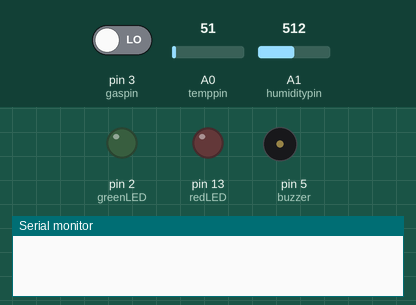
Recording of a sketch running on a simulated Arduino Uno, built with avr-gcc and run on an emulated ATmega328P. Parts: output pins drawn as LEDs (lit = HIGH), buzzer (waves = sounding), the last lines printed to the serial monitor. The inputs (shaded band) are chosen by the test bench; at power-on: pin 3 (gaspin) LOW, A0 (temppin) = 51, A1 (humiditypin) = 512.

Above: at 0.1 s.
At 1.8 s:
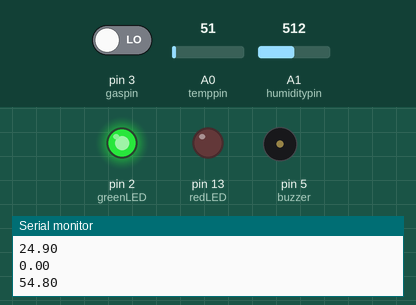
1.9 s: pin 3 (gaspin) driven HIGH
At 2.4 s:
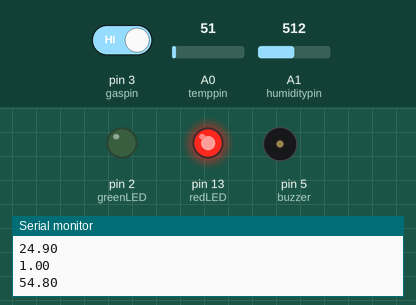
Timing chart, 0 to 11.0 s (numbered marks = the images above; inputs shaded):
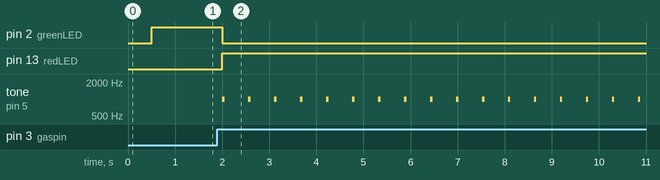

Measured:
- after the input at 1.9 s, pin 2 (greenLED): HIGH → LOW after 0.11 s; pin 13 (redLED): LOW → HIGH after 0.11 s; tone on pin 5 (buzzer): alternates 1000 Hz for 0.05 s and silent for 0.50 s, starting after 0.11 s

The sketch:

Sec-4_Akatsuki_Code.ino
```cpp
#define gaspin 3
#define temppin A0
#define humiditypin A1

int redLED = 13;
int greenLED = 2;
int buzzer = 5;

int gas;
float humidityread,tempread,rh,humiditydata, gasread;
String gas_str,motion;

int calibrationTime = 30;
long unsigned int lowIn;
long unsigned int pause = 5000;
boolean lockLow = true;
boolean takeLowTime;

void setup() {

  pinMode(gaspin, INPUT);
  pinMode(temppin, INPUT);
  pinMode(humiditypin, INPUT);
  pinMode (redLED, OUTPUT);
  pinMode (greenLED, OUTPUT);
  pinMode(buzzer, OUTPUT);
  Serial.begin(9600);
}

void loop() {
  // put your main code here, to run repeatedly:

  delay(500);
  gas = digitalRead(gaspin);

  tempread = analogRead(temppin);
  float val = (tempread/1024.0)*5000;
  float tempdata=val/10;

  humidityread = analogRead(humiditypin);
  rh=((humidityread/1024.0)-0.1515)/0.00636;
  //float true_rh=(rh)/(1.0546-0.00216*tempdata);

  if(gas==HIGH){
    gas_str="Smoke Detected!";
    gasread = 1;
    digitalWrite(redLED,HIGH);
    digitalWrite(greenLED,LOW);
    tone(buzzer,1000,500);
    delay(50);
    noTone(buzzer);

  }else{
    gas_str="No Smoke";
    gasread = 0;
    digitalWrite(greenLED,HIGH);
    digitalWrite(redLED,LOW);
  }

  Serial.println(tempdata);
  Serial.println(gasread);
  Serial.println(rh);

}
```
